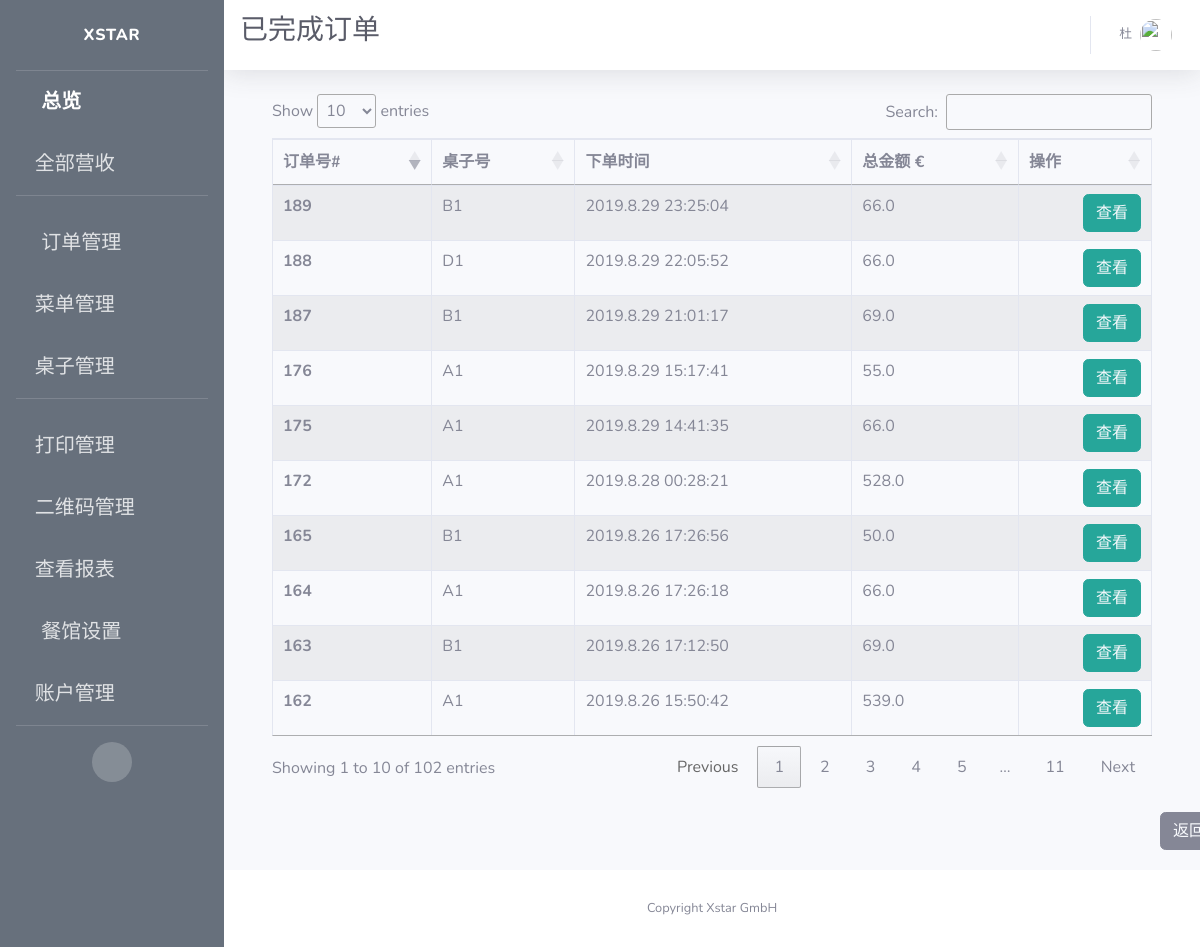
The app's page /admin/view/paid/alacarte/orders (signed in), older data.
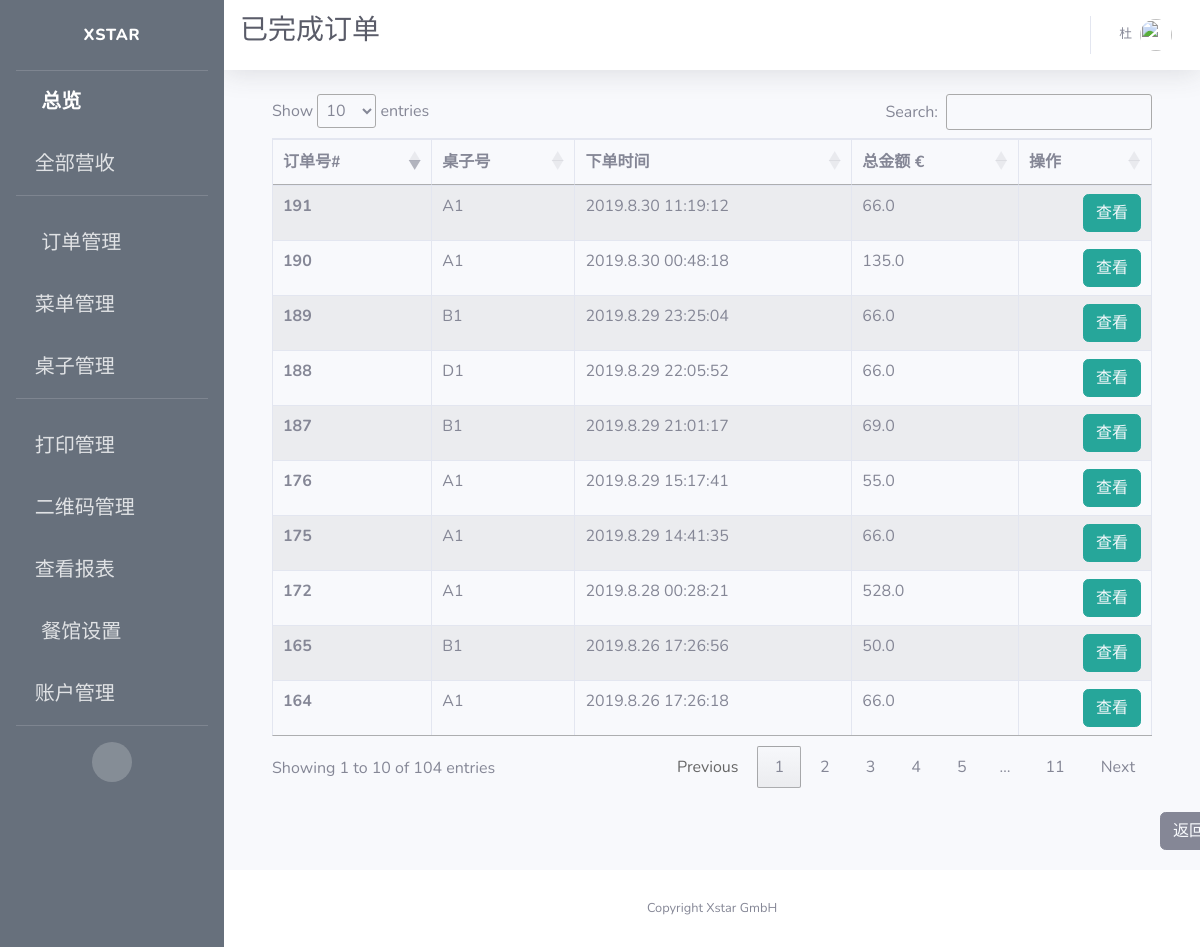
The same page, newer data.
### app/models.py (models this page shows)
class Order(db.Model):
    id = db.Column(db.Integer, primary_key=True, unique=True, index=True)
    totalPrice = db.Column(db.Float, unique=False)
    orderNumber = db.Column(db.String(200), unique=True)
    timeCreated = db.Column(db.DateTime, default=datetime.utcnow)
    isPaid = db.Column(db.Boolean, default=False)
    isReady = db.Column(db.Boolean, default=False)
    isPickedUp = db.Column(db.Boolean, default=False)
    items = db.Column(db.String(300))
    pay_via = db.Column(db.String(100))
    type = db.Column(db.String(100))
    container = db.Column(db.String(300))
    mealPrinted = db.Column(db.Boolean, default=False)
    printed = db.Column(db.Boolean, default=False)
    settleTime = db.Column(db.DateTime)
    settleID = db.Column(db.String(500))
    table_name = db.Column(db.String(500))
    seat_number = db.Column(db.String(500))
    isCancelled = db.Column(db.Boolean(), default=False)
    dishes = db.Column(db.String(1500))
    discount = db.Column(db.Float)
    discount_rate = db.Column(db.Float)

### app/routes.py (the view)
@app.route('/admin/view/paid/alacarte/orders')
@login_required
def admin_view_paid_alacarte_orders():
    orders = db.session.query(Order).filter(
        Order.type == "In",
        Order.isPaid == True).all()
    cur_orders = orders
    items = {order.id: json.loads(order.items) for order in cur_orders}
    context = dict(open_orders=cur_orders,
                   items=items,
                   title=u"已完成订单",
                   referrer=request.headers.get('Referer'),
                   company_name=company_info.get('company_name'),
                   datetime_format=datetime_format)
    return render_template("admin_view_paid_alacarte_orders.html", **context)

### app/models.py (called while the page is built)
@login.user_loader
def load_user(id):
    return User.query.get(int(id))

### app/templates/admin_view_paid_alacarte_orders.html (shortened to what this page needs)
{% extends 'base.html' %}
{% block css %}
<link rel="stylesheet" type="text/css" href="https://cdn.datatables.net/1.10.19/css/jquery.dataTables.css">
<link rel="stylesheet" type="text/css" href="https://cdnjs.cloudflare.com/ajax/libs/twitter-bootstrap/4.1.3/css/bootstrap.css">
<link rel="stylesheet" type="text/css" href="https://cdn.datatables.net/1.10.19/css/dataTables.bootstrap4.min.css">
{% endblock %}
{% block title %}
<h1 class="h3 mb-2 text-gray-800">{{title}}</h1>
{% endblock %}
{% block content %}
<div class="container">
  <div class="row">
    <div class="col-sm-12">
      <table id="example" class="table table-striped table-bordered">
        <thead>
          <tr>
            <th scope="col">订单号#</th>
            <th scope="col">桌子号</th>
            <th scope="col">下单时间</th>
            <th scope="col">总金额 €</th>
            <th scope="col">操作</th>
          </tr>
        </thead>
        <tbody>
          {% for order in open_orders %}
          <tr>
            <th scope="row">{{order.id}}</th>
            <td>{{ order.table_name }}</td>
            <td>{{ order.timeCreated.strftime(datetime_format) }}</td>
            <td>{{ order.totalPrice }}</td>
            <td style="text-align:right">
              <span>
                <button type="button" class="btn btn-info" style="border-color:#26a69a; background-color:#26a69a;">
                  <a href={{ url_for('admin_alacarte_order_edit', order_id=order.id) }} style="color: rgb(247, 249, 252)">
                    查看
                  </a>
                </button>
              </span>
            </td>
          </tr>
          {% endfor %}
        </tbody>
      </table>
    </div>
  </div>
</div>
<br>
<button type="button" class="btn btn-secondary" id="back">
  <a style="color: rgb(247, 249, 252)" href={{ referrer }} >
    返回
  </a>
</button>
{% endblock %}

Row changes from the older to the newer data that the page shows:
no longer on this page (row unchanged): Order: id "162", table_name "A1", timeCreated "2019.8.26 15:50:42", totalPrice "539.0"
no longer on this page (row unchanged): Order: id "163", table_name "B1", timeCreated "2019.8.26 17:12:50", totalPrice "69.0"
now on this page (row edited): Order: id "190", table_name "A1", timeCreated "2019.8.30 00:48:18", totalPrice "135.0"
added Order: id "191", table_name "A1", timeCreated "2019.8.30 11:19:12", totalPrice "66.0"
Text that changed along with them:
text written by a page script: "Show entries Search: Showing 1 to 10 of 102 entries Previous 1 2 3 4 5 … 11 Next" → "Show entries Search: Showing 1 to 10 of 104 entries Previous 1 2 3 4 5 … 11 Next"
